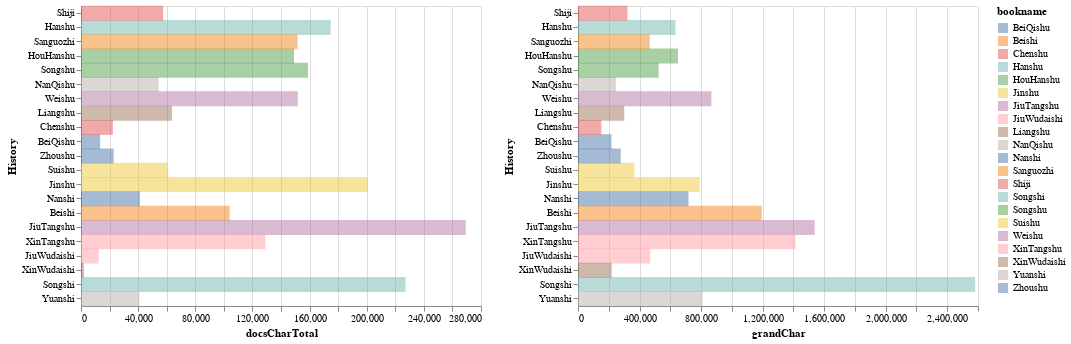

Write notebook code for a chart like this one.
### Code cell
# first try, superceded by following cell.  Trying out `alt.repeat`.

alt.Chart(SummaryDf).mark_bar(size=15, opacity=.5).encode(
        alt.Y(alt.repeat('row'), type='nominal', sort=HistoriesRegularized, title="History"),
        alt.X(alt.repeat('column'), type='quantitative'),
        tooltip=['bookname','DocPercentage'], color='bookname').repeat(row=['bookname'], column=['docsCharTotal', 'grandChar'])

### Figure 1 — Vega-Lite specification as saved in the notebook (floating-point values rounded to 4 significant figures)
{"$schema": "https://vega.github.io/schema/vega-lite/v3.3.0.json", "config": {"mark": {"tooltip": null}, "view": {"height": 300, "width": 400}}, "datasets": {"data-7bb8e0d40ba3855d11d58d246f61a7ee": [{"DocPercentage": 0.06176, "bookname": "BeiQishu", "commentaryChar": 0, "docsCharTotal": 13422, "docsTotal": 20, "grandChar": 217321, "iDocsCharM": 11259, "iDocsM": 12, "qDocsC": 0, "qDocsCharC": 0, "qDocsCharM": 2163, "qDocsM": 8}, {"DocPercentage": 0.08714, "bookname": "Beishi", "commentaryChar": 0, "docsCharTotal": 104066, "docsTotal": 198, "grandChar": 1194214, "iDocsCharM": 79844, "iDocsM": 111, "qDocsC": 0, "qDocsCharC": 0, "qDocsCharM": 24222, "qDocsM": 87}, {"DocPercentage": 0.1473, "bookname": "Chenshu", "commentaryChar": 0, "docsCharTotal": 22338, "docsTotal": 37, "grandChar": 151600, "iDocsCharM": 15122, "iDocsM": 14, "qDocsC": 0, "qDocsCharC": 0, "qDocsCharM": 7216, "qDocsM": 23}, {"DocPercentage": 0.2758, "bookname": "Hanshu", "commentaryChar": 0, "docsCharTotal": 174793, "docsTotal": 279, "grandChar": 633699, "iDocsCharM": 115276, "iDocsM": 110, "qDocsC": 0, "qDocsCharC": 0, "qDocsCharM": 59517, "qDocsM": 169}, {"DocPercentage": 0.2295, "bookname": "HouHanshu", "commentaryChar": 0, "docsCharTotal": 149138, "docsTotal": 279, "grandChar": 649958, "iDocsCharM": 84869, "iDocsM": 93, "qDocsC": 0, "qDocsCharC": 0, "qDocsCharM": 64269, "qDocsM": 186}, {"DocPercentage": 0.2539, "bookname": "Jinshu", "commentaryChar": 0, "docsCharTotal": 200762, "docsTotal": 342, "grandChar": 790750, "iDocsCharM": 150417, "iDocsM": 178, "qDocsC": 0, "qDocsCharC": 0, "qDocsCharM": 50345, "qDocsM": 164}, {"DocPercentage": 0.175, "bookname": "JiuTangshu", "commentaryChar": 0, "docsCharTotal": 269292, "docsTotal": 484, "grandChar": 1538613, "iDocsCharM": 230831, "iDocsM": 338, "qDocsC": 0, "qDocsCharC": 0, "qDocsCharM": 38461, "qDocsM": 146}, {"DocPercentage": 0.02618, "bookname": "JiuWudaishi", "commentaryChar": 0, "docsCharTotal": 12281, "docsTotal": 21, "grandChar": 469090, "iDocsCharM": 9043, "iDocsM": 9, "qDocsC": 0, "qDocsCharC": 0, "qDocsCharM": 3238, "qDocsM": 12}, {"DocPercentage": 0.2116, "bookname": "Liangshu", "commentaryChar": 0, "docsCharTotal": 63661, "docsTotal": 92, "grandChar": 300801, "iDocsCharM": 45658, "iDocsM": 40, "qDocsC": 0, "qDocsCharC": 0, "qDocsCharM": 18003, "qDocsM": 52}, {"DocPercentage": 0.2208, "bookname": "NanQishu", "commentaryChar": 0, "docsCharTotal": 54420, "docsTotal": 108, "grandChar": 246422, "iDocsCharM": 31032, "iDocsM": 38, "qDocsC": 0, "qDocsCharC": 0, "qDocsCharM": 23388, "qDocsM": 70}, {"DocPercentage": 0.05742, "bookname": "Nanshi", "commentaryChar": 0, "docsCharTotal": 41251, "docsTotal": 96, "grandChar": 718392, "iDocsCharM": 28864, "iDocsM": 54, "qDocsC": 0, "qDocsCharC": 0, "qDocsCharM": 12387, "qDocsM": 42}, {"DocPercentage": 0.1892, "bookname": "Sanguozhi", "commentaryChar": 335000, "docsCharTotal": 151581, "docsTotal": 326, "grandChar": 466238, "iDocsCharM": 28462, "iDocsM": 25, "qDocsC": 127, "qDocsCharC": 59123, "qDocsCharM": 63996, "qDocsM": 174}, {"DocPercentage": 0.1792, "bookname": "Shiji", "commentaryChar": 0, "docsCharTotal": 57510, "docsTotal": 94, "grandChar": 320906, "iDocsCharM": 35165, "iDocsM": 32, "qDocsC": 0, "qDocsCharC": 0, "qDocsCharM": 22345, "qDocsM": 62}, {"DocPercentage": 0.08799, "bookname": "Songshi", "commentaryChar": 0, "docsCharTotal": 227160, "docsTotal": 489, "grandChar": 2581534, "iDocsCharM": 149054, "iDocsM": 213, "qDocsC": 0, "qDocsCharC": 0, "qDocsCharM": 78106, "qDocsM": 276}, {"DocPercentage": 0.3031, "bookname": "Songshu", "commentaryChar": 0, "docsCharTotal": 158866, "docsTotal": 254, "grandChar": 524083, "iDocsCharM": 111375, "iDocsM": 114, "qDocsC": 0, "qDocsCharC": 0, "qDocsCharM": 47491, "qDocsM": 140}, {"DocPercentage": 0.1664, "bookname": "Suishu", "commentaryChar": 0, "docsCharTotal": 61021, "docsTotal": 95, "grandChar": 366717, "iDocsCharM": 52022, "iDocsM": 62, "qDocsC": 0, "qDocsCharC": 0, "qDocsCharM": 8999, "qDocsM": 33}, {"DocPercentage": 0.1751, "bookname": "Weishu", "commentaryChar": 0, "docsCharTotal": 151742, "docsTotal": 274, "grandChar": 866751, "iDocsCharM": 79618, "iDocsM": 76, "qDocsC": 0, "qDocsCharC": 0, "qDocsCharM": 72124, "qDocsM": 198}, {"DocPercentage": 0.09127, "bookname": "XinTangshu", "commentaryChar": 0, "docsCharTotal": 129017, "docsTotal": 265, "grandChar": 1413549, "iDocsCharM": 86603, "iDocsM": 126, "qDocsC": 0, "qDocsCharC": 0, "qDocsCharM": 42414, "qDocsM": 139}, {"DocPercentage": 0.009358, "bookname": "XinWudaishi", "commentaryChar": 0, "docsCharTotal": 2046, "docsTotal": 6, "grandChar": 218636, "iDocsCharM": 1262, "iDocsM": 3, "qDocsC": 0, "qDocsCharC": 0, "qDocsCharM": 784, "qDocsM": 3}, {"DocPercentage": 0.05038, "bookname": "Yuanshi", "commentaryChar": 0, "docsCharTotal": 40791, "docsTotal": 74, "grandChar": 809713, "iDocsCharM": 27106, "iDocsM": 23, "qDocsC": 0, "qDocsCharC": 0, "qDocsCharM": 13685, "qDocsM": 51}, {"DocPercentage": 0.08236, "bookname": "Zhoushu", "commentaryChar": 0, "docsCharTotal": 22885, "docsTotal": 42, "grandChar": 277868, "iDocsCharM": 21097, "iDocsM": 35, "qDocsC": 0, "qDocsCharC": 0, "qDocsCharM": 1788, "qDocsM": 7}]}, "repeat": {"column": ["docsCharTotal", "grandChar"], "row": ["bookname"]}, "spec": {"data": {"name": "data-7bb8e0d40ba3855d11d58d246f61a7ee"}, "encoding": {"color": {"field": "bookname", "type": "nominal"}, "tooltip": [{"field": "bookname", "type": "nominal"}, {"field": "DocPercentage", "type": "quantitative"}], "x": {"field": {"repeat": "column"}, "type": "quantitative"}, "y": {"field": {"repeat": "row"}, "sort": ["Shiji", "Hanshu", "Sanguozhi", "HouHanshu", "Songshu", "NanQishu", "Weishu", "Liangshu", "Chenshu", "BeiQishu", "Zhoushu", "Suishu", "Jinshu", "Nanshi", "Beishi", "JiuTangshu", "XinTangshu", "JiuWudaishi", "XinWudaishi", "Songshi"], "title": "History", "type": "nominal"}}, "mark": {"opacity": 0.5, "size": 15, "type": "bar"}}}
